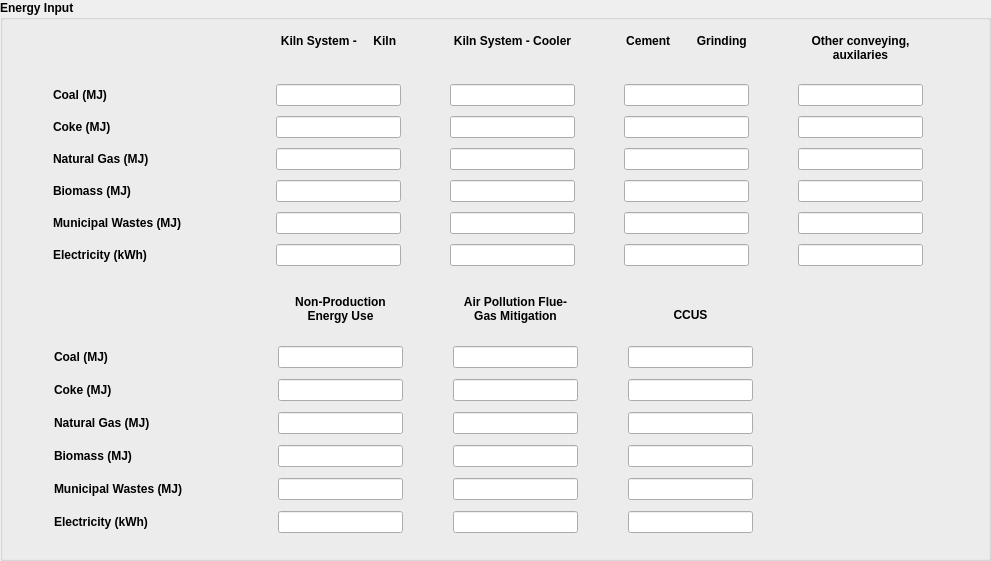
  <widget class="QGroupBox" name="electricity_generation_group_3">
   <property name="geometry">
    <rect>
     <x>200</x>
     <y>80</y>
     <width>991</width>
     <height>561</height>
    </rect>
   </property>
   <property name="font">
    <font>
     <bold>true</bold>
    </font>
   </property>
   <property name="title">
    <string>Energy Input</string>
   </property>
   <widget class="QWidget" name="layoutWidget">
    <property name="geometry">
     <rect>
      <x>10</x>
      <y>30</y>
      <width>961</width>
      <height>241</height>
     </rect>
    </property>
    <layout class="QGridLayout" name="energy_input_gridLayout1">
     <property name="sizeConstraint">
      <enum>QLayout::SetNoConstraint</enum>
     </property>
     <item row="2" column="1">
      <widget class="QLineEdit" name="coke_kiln_kiln_page6_b">
       <property name="sizePolicy">
        <sizepolicy hsizetype="Fixed" vsizetype="Fixed">
         <horstretch>0</horstretch>
         <verstretch>0</verstretch>
        </sizepolicy>
       </property>
       <property name="text">
        <string/>
       </property>
       <property name="alignment">
        <set>Qt::AlignLeading|Qt::AlignLeft|Qt::AlignVCenter</set>
       </property>
      </widget>
     </item>
     <item row="5" column="4">
      <widget class="QLineEdit" name="msw_other_conveying_page6_b">
       <property name="sizePolicy">
        <sizepolicy hsizetype="Fixed" vsizetype="Fixed">
         <horstretch>0</horstretch>
         <verstretch>0</verstretch>
        </sizepolicy>
       </property>
       <property name="text">
        <string/>
       </property>
      </widget>
     </item>
     <item row="6" column="0">
      <widget class="QLabel" name="electricity_detailed_page6_label">
       <property name="sizePolicy">
        <sizepolicy hsizetype="Expanding" vsizetype="Expanding">
         <horstretch>0</horstretch>
         <verstretch>0</verstretch>
        </sizepolicy>
       </property>
       <property name="maximumSize">
        <size>
         <width>145</width>
         <height>21</height>
        </size>
       </property>
       <property name="text">
        <string>Electricity (kWh)</string>
       </property>
      </widget>
     </item>
     <item row="0" column="4">
      <widget class="QLabel" name="grinding_label_page6">
       <property name="sizePolicy">
        <sizepolicy hsizetype="Expanding" vsizetype="Expanding">
         <horstretch>0</horstretch>
         <verstretch>0</verstretch>
        </sizepolicy>
       </property>
       <property name="minimumSize">
        <size>
         <width>125</width>
         <height>40</height>
        </size>
       </property>
       <property name="maximumSize">
        <size>
         <width>125</width>
         <height>40</height>
        </size>
       </property>
       <property name="font">
        <font>
         <bold>true</bold>
        </font>
       </property>
       <property name="text">
        <string>Other conveying, auxilaries</string>
       </property>
       <property name="alignment">
        <set>Qt::AlignHCenter|Qt::AlignTop</set>
       </property>
       <property name="wordWrap">
        <bool>true</bool>
       </property>
      </widget>
     </item>
     <item row="3" column="4">
      <widget class="QLineEdit" name="natural_gas_other_conveying_page6_b">
       <property name="sizePolicy">
        <sizepolicy hsizetype="Fixed" vsizetype="Fixed">
         <horstretch>0</horstretch>
         <verstretch>0</verstretch>
        </sizepolicy>
       </property>
       <property name="text">
        <string/>
       </property>
      </widget>
     </item>
     <item row="6" column="3">
      <widget class="QLineEdit" name="electricity_cement_grinding_page6_b">
       <property name="sizePolicy">
        <sizepolicy hsizetype="Fixed" vsizetype="Fixed">
         <horstretch>0</horstretch>
         <verstretch>0</verstretch>
        </sizepolicy>
       </property>
       <property name="text">
        <string/>
       </property>
      </widget>
     </item>
     <item row="4" column="3">
      <widget class="QLineEdit" name="biomass_cement_grinding_page6_b">
       <property name="sizePolicy">
        <sizepolicy hsizetype="Fixed" vsizetype="Fixed">
         <horstretch>0</horstretch>
         <verstretch>0</verstretch>
        </sizepolicy>
       </property>
       <property name="text">
        <string/>
       </property>
      </widget>
     </item>
     <item row="5" column="3">
      <widget class="QLineEdit" name="msw_cement_grinding_page6_b">
       <property name="sizePolicy">
        <sizepolicy hsizetype="Fixed" vsizetype="Fixed">
         <horstretch>0</horstretch>
         <verstretch>0</verstretch>
        </sizepolicy>
       </property>
       <property name="text">
        <string/>
       </property>
      </widget>
     </item>
     <item row="1" column="4">
      <widget class="QLineEdit" name="coal_other_conveying_page6_b">
       <property name="sizePolicy">
        <sizepolicy hsizetype="Fixed" vsizetype="Fixed">
         <horstretch>0</horstretch>
         <verstretch>0</verstretch>
        </sizepolicy>
       </property>
       <property name="text">
        <string/>
       </property>
      </widget>
     </item>
     <item row="2" column="4">
      <widget class="QLineEdit" name="coke_other_conveying_page6_b">
       <property name="sizePolicy">
        <sizepolicy hsizetype="Fixed" vsizetype="Fixed">
         <horstretch>0</horstretch>
         <verstretch>0</verstretch>
        </sizepolicy>
       </property>
       <property name="text">
        <string/>
       </property>
      </widget>
     </item>
     <item row="1" column="1">
      <widget class="QLineEdit" name="coal_kiln_kiln_page6_b">
       <property name="sizePolicy">
        <sizepolicy hsizetype="Fixed" vsizetype="Fixed">
         <horstretch>0</horstretch>
         <verstretch>0</verstretch>
        </sizepolicy>
       </property>
       <property name="text">
        <string/>
       </property>
       <property name="alignment">
        <set>Qt::AlignLeading|Qt::AlignLeft|Qt::AlignVCenter</set>
       </property>
      </widget>
     </item>
     <item row="4" column="0">
      <widget class="QLabel" name="biomass_label_detailed_page6">
       <property name="sizePolicy">
        <sizepolicy hsizetype="Expanding" vsizetype="Expanding">
         <horstretch>0</horstretch>
         <verstretch>0</verstretch>
        </sizepolicy>
       </property>
       <property name="maximumSize">
        <size>
         <width>145</width>
         <height>21</height>
        </size>
       </property>
       <property name="text">
        <string>Biomass (MJ)</string>
       </property>
      </widget>
     </item>
     <item row="1" column="3">
      <widget class="QLineEdit" name="coal_cement_grinding_page6_b">
       <property name="sizePolicy">
        <sizepolicy hsizetype="Fixed" vsizetype="Fixed">
         <horstretch>0</horstretch>
         <verstretch>0</verstretch>
        </sizepolicy>
       </property>
       <property name="text">
        <string/>
       </property>
      </widget>
     </item>
     <item row="3" column="3">
      <widget class="QLineEdit" name="natural_gas_cement_grinding_page6_b">
       <property name="sizePolicy">
        <sizepolicy hsizetype="Fixed" vsizetype="Fixed">
         <horstretch>0</horstretch>
         <verstretch>0</verstretch>
        </sizepolicy>
       </property>
       <property name="text">
        <string/>
       </property>
      </widget>
     </item>
     <item row="6" column="2">
      <widget class="QLineEdit" name="electricity_kiln_cooler_page6_b">
       <property name="sizePolicy">
        <sizepolicy hsizetype="Fixed" vsizetype="Fixed">
         <horstretch>0</horstretch>
         <verstretch>0</verstretch>
        </sizepolicy>
       </property>
       <property name="text">
        <string/>
       </property>
      </widget>
     </item>
     <item row="5" column="2">
      <widget class="QLineEdit" name="msw_kiln_cooler_page6_b">
       <property name="sizePolicy">
        <sizepolicy hsizetype="Fixed" vsizetype="Fixed">
         <horstretch>0</horstretch>
         <verstretch>0</verstretch>
        </sizepolicy>
       </property>
       <property name="text">
        <string/>
       </property>
      </widget>
     </item>
     <item row="0" column="0">
      <widget class="QLabel" name="coal_label_detailed_page6_2">
       <property name="text">
        <string/>
       </property>
      </widget>
     </item>
     <item row="2" column="0">
      <widget class="QLabel" name="coke_label_detailed_page6">
       <property name="sizePolicy">
        <sizepolicy hsizetype="Expanding" vsizetype="Expanding">
         <horstretch>0</horstretch>
         <verstretch>0</verstretch>
        </sizepolicy>
       </property>
       <property name="minimumSize">
        <size>
         <width>174</width>
         <height>21</height>
        </size>
       </property>
       <property name="maximumSize">
        <size>
         <width>145</width>
         <height>21</height>
        </size>
       </property>
       <property name="text">
        <string>Coke (MJ)</string>
       </property>
      </widget>
     </item>
     <item row="0" column="1">
      <widget class="QLabel" name="conveying_label_page6">
       <property name="sizePolicy">
        <sizepolicy hsizetype="Expanding" vsizetype="Expanding">
         <horstretch>0</horstretch>
         <verstretch>0</verstretch>
        </sizepolicy>
       </property>
       <property name="minimumSize">
        <size>
         <width>0</width>
         <height>40</height>
        </size>
       </property>
       <property name="maximumSize">
        <size>
         <width>125</width>
         <height>40</height>
        </size>
       </property>
       <property name="font">
        <font>
         <bold>true</bold>
        </font>
       </property>
       <property name="text">
        <string>Kiln System -     Kiln</string>
       </property>
       <property name="alignment">
        <set>Qt::AlignHCenter|Qt::AlignTop</set>
       </property>
       <property name="wordWrap">
        <bool>true</bool>
       </property>
      </widget>
     </item>
     <item row="3" column="2">
      <widget class="QLineEdit" name="natural_gas_kiln_cooler_page6_b">
       <property name="sizePolicy">
        <sizepolicy hsizetype="Fixed" vsizetype="Fixed">
         <horstretch>0</horstretch>
         <verstretch>0</verstretch>
        </sizepolicy>
       </property>
       <property name="text">
        <string/>
       </property>
      </widget>
     </item>
     <item row="1" column="2">
      <widget class="QLineEdit" name="coal_kiln_cooler_page6_b">
       <property name="sizePolicy">
        <sizepolicy hsizetype="Fixed" vsizetype="Fixed">
         <horstretch>0</horstretch>
         <verstretch>0</verstretch>
        </sizepolicy>
       </property>
       <property name="text">
        <string/>
       </property>
      </widget>
     </item>
     <item row="3" column="1">
      <widget class="QLineEdit" name="natural_gas_kiln_kiln_page6_b">
       <property name="sizePolicy">
        <sizepolicy hsizetype="Fixed" vsizetype="Fixed">
         <horstretch>0</horstretch>
         <verstretch>0</verstretch>
        </sizepolicy>
       </property>
       <property name="text">
        <string/>
       </property>
      </widget>
     </item>
     <item row="4" column="2">
      <widget class="QLineEdit" name="biomass_kiln_cooler_page6_b">
       <property name="sizePolicy">
        <sizepolicy hsizetype="Fixed" vsizetype="Fixed">
         <horstretch>0</horstretch>
         <verstretch>0</verstretch>
        </sizepolicy>
       </property>
       <property name="text">
        <string/>
       </property>
      </widget>
     </item>
     <item row="4" column="4">
      <widget class="QLineEdit" name="biomass_other_conveying_page6_b">
       <property name="sizePolicy">
        <sizepolicy hsizetype="Fixed" vsizetype="Fixed">
         <horstretch>0</horstretch>
         <verstretch>0</verstretch>
        </sizepolicy>
       </property>
       <property name="text">
        <string/>
       </property>
      </widget>
     </item>
     <item row="6" column="1">
      <widget class="QLineEdit" name="electricity_kiln_kiln_page6_b">
       <property name="sizePolicy">
        <sizepolicy hsizetype="Fixed" vsizetype="Fixed">
         <horstretch>0</horstretch>
         <verstretch>0</verstretch>
        </sizepolicy>
       </property>
       <property name="text">
        <string/>
       </property>
      </widget>
     </item>
     <item row="6" column="4">
      <widget class="QLineEdit" name="electricity_other_conveying_page6_b">
       <property name="sizePolicy">
        <sizepolicy hsizetype="Fixed" vsizetype="Fixed">
         <horstretch>0</horstretch>
         <verstretch>0</verstretch>
        </sizepolicy>
       </property>
       <property name="text">
        <string/>
       </property>
      </widget>
     </item>
     <item row="1" column="0">
      <widget class="QLabel" name="coal_label_detailed_page6">
       <property name="sizePolicy">
        <sizepolicy hsizetype="Expanding" vsizetype="Expanding">
         <horstretch>0</horstretch>
         <verstretch>0</verstretch>
        </sizepolicy>
       </property>
       <property name="minimumSize">
        <size>
         <width>145</width>
         <height>21</height>
        </size>
       </property>
       <property name="maximumSize">
        <size>
         <width>145</width>
         <height>21</height>
        </size>
       </property>
       <property name="text">
        <string>Coal (MJ)</string>
       </property>
      </widget>
     </item>
     <item row="4" column="1">
      <widget class="QLineEdit" name="biomass_kiln_kiln_page6_b">
       <property name="sizePolicy">
        <sizepolicy hsizetype="Fixed" vsizetype="Fixed">
         <horstretch>0</horstretch>
         <verstretch>0</verstretch>
        </sizepolicy>
       </property>
       <property name="text">
        <string/>
       </property>
      </widget>
     </item>
     <item row="0" column="2">
      <widget class="QLabel" name="preblending_label_page6">
       <property name="sizePolicy">
        <sizepolicy hsizetype="Expanding" vsizetype="Expanding">
         <horstretch>0</horstretch>
         <verstretch>0</verstretch>
        </sizepolicy>
       </property>
       <property name="minimumSize">
        <size>
         <width>125</width>
         <height>40</height>
        </size>
       </property>
       <property name="maximumSize">
        <size>
         <width>125</width>
         <height>40</height>
        </size>
       </property>
       <property name="font">
        <font>
         <bold>true</bold>
        </font>
       </property>
       <property name="text">
        <string>Kiln System - Cooler</string>
       </property>
       <property name="alignment">
        <set>Qt::AlignHCenter|Qt::AlignTop</set>
       </property>
       <property name="wordWrap">
        <bool>true</bool>
       </property>
      </widget>
     </item>
     <item row="5" column="0">
      <widget class="QLabel" name="municipal_wastes_label_detailed_page6">
       <property name="sizePolicy">
        <sizepolicy hsizetype="Expanding" vsizetype="Expanding">
         <horstretch>0</horstretch>
         <verstretch>0</verstretch>
        </sizepolicy>
       </property>
       <property name="maximumSize">
        <size>
         <width>145</width>
         <height>21</height>
        </size>
       </property>
       <property name="text">
        <string>Municipal Wastes (MJ)</string>
       </property>
      </widget>
     </item>
     <item row="2" column="3">
      <widget class="QLineEdit" name="coke_cement_grinding_page6_b">
       <property name="sizePolicy">
        <sizepolicy hsizetype="Fixed" vsizetype="Fixed">
         <horstretch>0</horstretch>
         <verstretch>0</verstretch>
        </sizepolicy>
       </property>
       <property name="text">
        <string/>
       </property>
      </widget>
     </item>
     <item row="2" column="2">
      <widget class="QLineEdit" name="coke_kiln_cooler_page6_b">
       <property name="sizePolicy">
        <sizepolicy hsizetype="Fixed" vsizetype="Fixed">
         <horstretch>0</horstretch>
         <verstretch>0</verstretch>
        </sizepolicy>
       </property>
       <property name="text">
        <string/>
       </property>
      </widget>
     </item>
     <item row="0" column="3">
      <widget class="QLabel" name="crushing_label_page6">
       <property name="sizePolicy">
        <sizepolicy hsizetype="Expanding" vsizetype="Expanding">
         <horstretch>0</horstretch>
         <verstretch>0</verstretch>
        </sizepolicy>
       </property>
       <property name="minimumSize">
        <size>
         <width>125</width>
         <height>40</height>
        </size>
       </property>
       <property name="maximumSize">
        <size>
         <width>125</width>
         <height>40</height>
        </size>
       </property>
       <property name="font">
        <font>
         <bold>true</bold>
        </font>
       </property>
       <property name="text">
        <string>Cement        Grinding</string>
       </property>
       <property name="alignment">
        <set>Qt::AlignHCenter|Qt::AlignTop</set>
       </property>
       <property name="wordWrap">
        <bool>true</bool>
       </property>
      </widget>
     </item>
     <item row="3" column="0">
      <widget class="QLabel" name="natural_gas_label_detailed_page6">
       <property name="sizePolicy">
        <sizepolicy hsizetype="Expanding" vsizetype="Expanding">
         <horstretch>0</horstretch>
         <verstretch>0</verstretch>
        </sizepolicy>
       </property>
       <property name="maximumSize">
        <size>
         <width>145</width>
         <height>21</height>
        </size>
       </property>
       <property name="text">
        <string>Natural Gas (MJ)</string>
       </property>
      </widget>
     </item>
     <item row="5" column="1">
      <widget class="QLineEdit" name="msw_kiln_kiln_page6_b">
       <property name="sizePolicy">
        <sizepolicy hsizetype="Fixed" vsizetype="Fixed">
         <horstretch>0</horstretch>
         <verstretch>0</verstretch>
        </sizepolicy>
       </property>
       <property name="text">
        <string/>
       </property>
      </widget>
     </item>
    </layout>
   </widget>
   <widget class="QWidget" name="layoutWidget_2">
    <property name="geometry">
     <rect>
      <x>10</x>
      <y>290</y>
      <width>961</width>
      <height>251</height>
     </rect>
    </property>
    <layout class="QGridLayout" name="energy_input_gridLayout1_2">
     <property name="sizeConstraint">
      <enum>QLayout::SetNoConstraint</enum>
     </property>
     <item row="2" column="1">
      <widget class="QLineEdit" name="coke_non_production_page6_b">
       <property name="sizePolicy">
        <sizepolicy hsizetype="Fixed" vsizetype="Fixed">
         <horstretch>0</horstretch>
         <verstretch>0</verstretch>
        </sizepolicy>
       </property>
       <property name="text">
        <string/>
       </property>
       <property name="alignment">
        <set>Qt::AlignLeading|Qt::AlignLeft|Qt::AlignVCenter</set>
       </property>
      </widget>
     </item>
     <item row="6" column="0">
      <widget class="QLabel" name="electricity_detailed_page6_label_2">
       <property name="sizePolicy">
        <sizepolicy hsizetype="Expanding" vsizetype="Expanding">
         <horstretch>0</horstretch>
         <verstretch>0</verstretch>
        </sizepolicy>
       </property>
       <property name="maximumSize">
        <size>
         <width>145</width>
         <height>21</height>
        </size>
       </property>
       <property name="text">
        <string>Electricity (kWh)</string>
       </property>
      </widget>
     </item>
     <item row="0" column="4">
      <widget class="QLabel" name="grinding_label_page6_2">
       <property name="sizePolicy">
        <sizepolicy hsizetype="Expanding" vsizetype="Expanding">
         <horstretch>0</horstretch>
         <verstretch>0</verstretch>
        </sizepolicy>
       </property>
       <property name="minimumSize">
        <size>
         <width>120</width>
         <height>25</height>
        </size>
       </property>
       <property name="maximumSize">
        <size>
         <width>120</width>
         <height>25</height>
        </size>
       </property>
       <property name="font">
        <font>
         <bold>true</bold>
        </font>
       </property>
       <property name="text">
        <string/>
       </property>
       <property name="alignment">
        <set>Qt::AlignCenter</set>
       </property>
       <property name="wordWrap">
        <bool>true</bool>
       </property>
      </widget>
     </item>
     <item row="6" column="3">
      <widget class="QLineEdit" name="electricity_ccus_page6_b">
       <property name="sizePolicy">
        <sizepolicy hsizetype="Fixed" vsizetype="Fixed">
         <horstretch>0</horstretch>
         <verstretch>0</verstretch>
        </sizepolicy>
       </property>
       <property name="text">
        <string/>
       </property>
      </widget>
     </item>
     <item row="4" column="3">
      <widget class="QLineEdit" name="biomass_ccus_page6_b">
       <property name="sizePolicy">
        <sizepolicy hsizetype="Fixed" vsizetype="Fixed">
         <horstretch>0</horstretch>
         <verstretch>0</verstretch>
        </sizepolicy>
       </property>
       <property name="text">
        <string/>
       </property>
      </widget>
     </item>
     <item row="5" column="3">
      <widget class="QLineEdit" name="msw_ccus_page6_b">
       <property name="sizePolicy">
        <sizepolicy hsizetype="Fixed" vsizetype="Fixed">
         <horstretch>0</horstretch>
         <verstretch>0</verstretch>
        </sizepolicy>
       </property>
       <property name="text">
        <string/>
       </property>
      </widget>
     </item>
     <item row="1" column="1">
      <widget class="QLineEdit" name="coal_non_production_page6_b">
       <property name="sizePolicy">
        <sizepolicy hsizetype="Fixed" vsizetype="Fixed">
         <horstretch>0</horstretch>
         <verstretch>0</verstretch>
        </sizepolicy>
       </property>
       <property name="text">
        <string/>
       </property>
       <property name="alignment">
        <set>Qt::AlignLeading|Qt::AlignLeft|Qt::AlignVCenter</set>
       </property>
      </widget>
     </item>
     <item row="4" column="0">
      <widget class="QLabel" name="biomass_label_detailed_page6_2">
       <property name="sizePolicy">
        <sizepolicy hsizetype="Expanding" vsizetype="Expanding">
         <horstretch>0</horstretch>
         <verstretch>0</verstretch>
        </sizepolicy>
       </property>
       <property name="maximumSize">
        <size>
         <width>145</width>
         <height>21</height>
        </size>
       </property>
       <property name="text">
        <string>Biomass (MJ)</string>
       </property>
      </widget>
     </item>
     <item row="1" column="3">
      <widget class="QLineEdit" name="coal_ccus_page6_b">
       <property name="sizePolicy">
        <sizepolicy hsizetype="Fixed" vsizetype="Fixed">
         <horstretch>0</horstretch>
         <verstretch>0</verstretch>
        </sizepolicy>
       </property>
       <property name="text">
        <string/>
       </property>
      </widget>
     </item>
     <item row="3" column="3">
      <widget class="QLineEdit" name="natural_gas_ccus_page6_b">
       <property name="sizePolicy">
        <sizepolicy hsizetype="Fixed" vsizetype="Fixed">
         <horstretch>0</horstretch>
         <verstretch>0</verstretch>
        </sizepolicy>
       </property>
       <property name="text">
        <string/>
       </property>
      </widget>
     </item>
     <item row="6" column="2">
      <widget class="QLineEdit" name="electricity_air_pollution_page6_b">
       <property name="sizePolicy">
        <sizepolicy hsizetype="Fixed" vsizetype="Fixed">
         <horstretch>0</horstretch>
         <verstretch>0</verstretch>
        </sizepolicy>
       </property>
       <property name="text">
        <string/>
       </property>
      </widget>
     </item>
     <item row="5" column="2">
      <widget class="QLineEdit" name="msw_air_pollution_page6_b">
       <property name="sizePolicy">
        <sizepolicy hsizetype="Fixed" vsizetype="Fixed">
         <horstretch>0</horstretch>
         <verstretch>0</verstretch>
        </sizepolicy>
       </property>
       <property name="text">
        <string/>
       </property>
      </widget>
     </item>
     <item row="0" column="0">
      <widget class="QLabel" name="coal_label_detailed_page6_3">
       <property name="text">
        <string/>
       </property>
      </widget>
     </item>
     <item row="2" column="0">
      <widget class="QLabel" name="coke_label_detailed_page6_2">
       <property name="sizePolicy">
        <sizepolicy hsizetype="Expanding" vsizetype="Expanding">
         <horstretch>0</horstretch>
         <verstretch>0</verstretch>
        </sizepolicy>
       </property>
       <property name="minimumSize">
        <size>
         <width>174</width>
         <height>21</height>
        </size>
       </property>
       <property name="maximumSize">
        <size>
         <width>145</width>
         <height>21</height>
        </size>
       </property>
       <property name="text">
        <string>Coke (MJ)</string>
       </property>
      </widget>
     </item>
     <item row="0" column="1">
      <widget class="QLabel" name="conveying_label_page6_2">
       <property name="sizePolicy">
        <sizepolicy hsizetype="Expanding" vsizetype="Expanding">
         <horstretch>0</horstretch>
         <verstretch>0</verstretch>
        </sizepolicy>
       </property>
       <property name="minimumSize">
        <size>
         <width>125</width>
         <height>40</height>
        </size>
       </property>
       <property name="maximumSize">
        <size>
         <width>125</width>
         <height>40</height>
        </size>
       </property>
       <property name="font">
        <font>
         <bold>true</bold>
        </font>
       </property>
       <property name="text">
        <string>Non-Production Energy Use</string>
       </property>
       <property name="alignment">
        <set>Qt::AlignHCenter|Qt::AlignTop</set>
       </property>
       <property name="wordWrap">
        <bool>true</bool>
       </property>
      </widget>
     </item>
     <item row="3" column="2">
      <widget class="QLineEdit" name="natural_gas_air_pollution_page6_b">
       <property name="sizePolicy">
        <sizepolicy hsizetype="Fixed" vsizetype="Fixed">
         <horstretch>0</horstretch>
         <verstretch>0</verstretch>
        </sizepolicy>
       </property>
       <property name="text">
        <string/>
       </property>
      </widget>
     </item>
     <item row="1" column="2">
      <widget class="QLineEdit" name="coal_air_pollution_page6_b">
       <property name="sizePolicy">
        <sizepolicy hsizetype="Fixed" vsizetype="Fixed">
         <horstretch>0</horstretch>
         <verstretch>0</verstretch>
        </sizepolicy>
       </property>
       <property name="text">
        <string/>
       </property>
      </widget>
     </item>
     <item row="3" column="1">
      <widget class="QLineEdit" name="natural_gas_non_production_page6_b">
       <property name="sizePolicy">
        <sizepolicy hsizetype="Fixed" vsizetype="Fixed">
         <horstretch>0</horstretch>
         <verstretch>0</verstretch>
        </sizepolicy>
       </property>
       <property name="text">
        <string/>
       </property>
      </widget>
     </item>
     <item row="4" column="2">
      <widget class="QLineEdit" name="biomass_air_pollution_page6_b">
       <property name="sizePolicy">
        <sizepolicy hsizetype="Fixed" vsizetype="Fixed">
         <horstretch>0</horstretch>
         <verstretch>0</verstretch>
        </sizepolicy>
       </property>
       <property name="text">
        <string/>
       </property>
      </widget>
     </item>
     <item row="6" column="1">
      <widget class="QLineEdit" name="electricity_non_production_page6_b">
       <property name="sizePolicy">
        <sizepolicy hsizetype="Fixed" vsizetype="Fixed">
         <horstretch>0</horstretch>
         <verstretch>0</verstretch>
        </sizepolicy>
       </property>
       <property name="text">
        <string/>
       </property>
      </widget>
     </item>
     <item row="1" column="0">
      <widget class="QLabel" name="coal_label_detailed_page6_4">
       <property name="sizePolicy">
        <sizepolicy hsizetype="Expanding" vsizetype="Expanding">
         <horstretch>0</horstretch>
         <verstretch>0</verstretch>
        </sizepolicy>
       </property>
       <property name="minimumSize">
        <size>
         <width>145</width>
         <height>21</height>
        </size>
       </property>
       <property name="maximumSize">
        <size>
         <width>145</width>
         <height>21</height>
        </size>
       </property>
       <property name="text">
        <string>Coal (MJ)</string>
       </property>
      </widget>
     </item>
     <item row="4" column="1">
      <widget class="QLineEdit" name="biomass_non_production_page6_b">
       <property name="sizePolicy">
        <sizepolicy hsizetype="Fixed" vsizetype="Fixed">
         <horstretch>0</horstretch>
         <verstretch>0</verstretch>
        </sizepolicy>
       </property>
       <property name="text">
        <string/>
       </property>
      </widget>
     </item>
     <item row="0" column="2">
      <widget class="QLabel" name="preblending_label_page6_2">
       <property name="sizePolicy">
        <sizepolicy hsizetype="Expanding" vsizetype="Expanding">
         <horstretch>0</horstretch>
         <verstretch>0</verstretch>
        </sizepolicy>
       </property>
       <property name="minimumSize">
        <size>
         <width>125</width>
         <height>40</height>
        </size>
       </property>
       <property name="maximumSize">
        <size>
         <width>125</width>
         <height>40</height>
        </size>
       </property>
       <property name="font">
        <font>
         <bold>true</bold>
        </font>
       </property>
       <property name="text">
        <string>Air Pollution Flue-Gas Mitigation</string>
       </property>
       <property name="alignment">
        <set>Qt::AlignHCenter|Qt::AlignTop</set>
       </property>
       <property name="wordWrap">
        <bool>true</bool>
       </property>
      </widget>
     </item>
     <item row="5" column="0">
      <widget class="QLabel" name="municipal_wastes_label_detailed_page6_2">
       <property name="sizePolicy">
        <sizepolicy hsizetype="Expanding" vsizetype="Expanding">
         <horstretch>0</horstretch>
         <verstretch>0</verstretch>
        </sizepolicy>
       </property>
       <property name="maximumSize">
        <size>
         <width>145</width>
         <height>21</height>
        </size>
       </property>
       <property name="text">
        <string>Municipal Wastes (MJ)</string>
       </property>
      </widget>
     </item>
     <item row="2" column="3">
      <widget class="QLineEdit" name="coke_ccus_page6_b">
       <property name="sizePolicy">
        <sizepolicy hsizetype="Fixed" vsizetype="Fixed">
         <horstretch>0</horstretch>
         <verstretch>0</verstretch>
        </sizepolicy>
       </property>
       <property name="text">
        <string/>
       </property>
      </widget>
     </item>
     <item row="2" column="2">
      <widget class="QLineEdit" name="coke_air_pollution_page6_b">
       <property name="sizePolicy">
        <sizepolicy hsizetype="Fixed" vsizetype="Fixed">
         <horstretch>0</horstretch>
         <verstretch>0</verstretch>
        </sizepolicy>
       </property>
       <property name="text">
        <string/>
       </property>
      </widget>
     </item>
     <item row="0" column="3">
      <widget class="QLabel" name="crushing_label_page6_2">
       <property name="sizePolicy">
        <sizepolicy hsizetype="Expanding" vsizetype="Expanding">
         <horstretch>0</horstretch>
         <verstretch>0</verstretch>
        </sizepolicy>
       </property>
       <property name="minimumSize">
        <size>
         <width>125</width>
         <height>40</height>
        </size>
       </property>
       <property name="maximumSize">
        <size>
         <width>125</width>
         <height>40</height>
        </size>
       </property>
       <property name="font">
        <font>
         <bold>true</bold>
        </font>
       </property>
       <property name="text">
        <string>CCUS</string>
       </property>
       <property name="alignment">
        <set>Qt::AlignCenter</set>
       </property>
      </widget>
     </item>
     <item row="3" column="0">
      <widget class="QLabel" name="natural_gas_label_detailed_page6_2">
       <property name="sizePolicy">
        <sizepolicy hsizetype="Expanding" vsizetype="Expanding">
         <horstretch>0</horstretch>
         <verstretch>0</verstretch>
        </sizepolicy>
       </property>
       <property name="maximumSize">
        <size>
         <width>145</width>
         <height>21</height>
        </size>
       </property>
       <property name="text">
        <string>Natural Gas (MJ)</string>
       </property>
      </widget>
     </item>
     <item row="5" column="1">
      <widget class="QLineEdit" name="msw_non_production_page6_b">
       <property name="sizePolicy">
        <sizepolicy hsizetype="Fixed" vsizetype="Fixed">
         <horstretch>0</horstretch>
         <verstretch>0</verstretch>
        </sizepolicy>
       </property>
       <property name="text">
        <string/>
       </property>
      </widget>
     </item>
    </layout>
   </widget>
  </widget>
